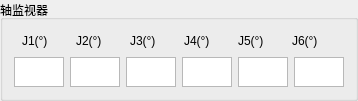
         <widget class="QGroupBox" name="groupBox_3">
          <property name="title">
           <string>轴监视器</string>
          </property>
          <layout class="QVBoxLayout" name="verticalLayout_5">
           <item>
            <layout class="QHBoxLayout" name="horizontalLayout_4">
             <item>
              <widget class="QLabel" name="label_J1">
               <property name="minimumSize">
                <size>
                 <width>40</width>
                 <height>20</height>
                </size>
               </property>
               <property name="maximumSize">
                <size>
                 <width>40</width>
                 <height>20</height>
                </size>
               </property>
               <property name="text">
                <string>J1(°)</string>
               </property>
              </widget>
             </item>
             <item>
              <widget class="QLabel" name="label_J2">
               <property name="minimumSize">
                <size>
                 <width>40</width>
                 <height>20</height>
                </size>
               </property>
               <property name="maximumSize">
                <size>
                 <width>40</width>
                 <height>20</height>
                </size>
               </property>
               <property name="text">
                <string>J2(°)</string>
               </property>
              </widget>
             </item>
             <item>
              <widget class="QLabel" name="label_J3">
               <property name="minimumSize">
                <size>
                 <width>40</width>
                 <height>20</height>
                </size>
               </property>
               <property name="maximumSize">
                <size>
                 <width>40</width>
                 <height>20</height>
                </size>
               </property>
               <property name="text">
                <string>J3(°)</string>
               </property>
              </widget>
             </item>
             <item>
              <widget class="QLabel" name="label_J4">
               <property name="minimumSize">
                <size>
                 <width>40</width>
                 <height>20</height>
                </size>
               </property>
               <property name="maximumSize">
                <size>
                 <width>40</width>
                 <height>20</height>
                </size>
               </property>
               <property name="text">
                <string>J4(°)</string>
               </property>
              </widget>
             </item>
             <item>
              <widget class="QLabel" name="label_J5">
               <property name="minimumSize">
                <size>
                 <width>40</width>
                 <height>20</height>
                </size>
               </property>
               <property name="maximumSize">
                <size>
                 <width>40</width>
                 <height>20</height>
                </size>
               </property>
               <property name="text">
                <string>J5(°)</string>
               </property>
              </widget>
             </item>
             <item>
              <widget class="QLabel" name="label_J6">
               <property name="minimumSize">
                <size>
                 <width>40</width>
                 <height>20</height>
                </size>
               </property>
               <property name="maximumSize">
                <size>
                 <width>40</width>
                 <height>20</height>
                </size>
               </property>
               <property name="text">
                <string>J6(°)</string>
               </property>
              </widget>
             </item>
            </layout>
           </item>
           <item>
            <layout class="QHBoxLayout" name="horizontalLayout_3" stretch="1,1,1,1,1,1">
             <item>
              <widget class="QTextBrowser" name="textBrowser_J1">
               <property name="sizePolicy">
                <sizepolicy hsizetype="Preferred" vsizetype="Preferred">
                 <horstretch>0</horstretch>
                 <verstretch>0</verstretch>
                </sizepolicy>
               </property>
               <property name="minimumSize">
                <size>
                 <width>50</width>
                 <height>30</height>
                </size>
               </property>
               <property name="maximumSize">
                <size>
                 <width>40</width>
                 <height>30</height>
                </size>
               </property>
              </widget>
             </item>
             <item>
              <widget class="QTextBrowser" name="textBrowser_J2">
               <property name="sizePolicy">
                <sizepolicy hsizetype="Preferred" vsizetype="Preferred">
                 <horstretch>0</horstretch>
                 <verstretch>0</verstretch>
                </sizepolicy>
               </property>
               <property name="minimumSize">
                <size>
                 <width>50</width>
                 <height>30</height>
                </size>
               </property>
               <property name="maximumSize">
                <size>
                 <width>40</width>
                 <height>30</height>
                </size>
               </property>
              </widget>
             </item>
             <item>
              <widget class="QTextBrowser" name="textBrowser_J3">
               <property name="sizePolicy">
                <sizepolicy hsizetype="Preferred" vsizetype="Preferred">
                 <horstretch>0</horstretch>
                 <verstretch>0</verstretch>
                </sizepolicy>
               </property>
               <property name="minimumSize">
                <size>
                 <width>50</width>
                 <height>30</height>
                </size>
               </property>
               <property name="maximumSize">
                <size>
                 <width>40</width>
                 <height>30</height>
                </size>
               </property>
              </widget>
             </item>
             <item>
              <widget class="QTextBrowser" name="textBrowser_J4">
               <property name="sizePolicy">
                <sizepolicy hsizetype="Preferred" vsizetype="Preferred">
                 <horstretch>0</horstretch>
                 <verstretch>0</verstretch>
                </sizepolicy>
               </property>
               <property name="minimumSize">
                <size>
                 <width>50</width>
                 <height>30</height>
                </size>
               </property>
               <property name="maximumSize">
                <size>
                 <width>40</width>
                 <height>30</height>
                </size>
               </property>
              </widget>
             </item>
             <item>
              <widget class="QTextBrowser" name="textBrowser_J5">
               <property name="sizePolicy">
                <sizepolicy hsizetype="Preferred" vsizetype="Preferred">
                 <horstretch>0</horstretch>
                 <verstretch>0</verstretch>
                </sizepolicy>
               </property>
               <property name="minimumSize">
                <size>
                 <width>50</width>
                 <height>30</height>
                </size>
               </property>
               <property name="maximumSize">
                <size>
                 <width>40</width>
                 <height>30</height>
                </size>
               </property>
              </widget>
             </item>
             <item>
              <widget class="QTextBrowser" name="textBrowser_J6">
               <property name="sizePolicy">
                <sizepolicy hsizetype="Preferred" vsizetype="Preferred">
                 <horstretch>0</horstretch>
                 <verstretch>0</verstretch>
                </sizepolicy>
               </property>
               <property name="minimumSize">
                <size>
                 <width>50</width>
                 <height>30</height>
                </size>
               </property>
               <property name="maximumSize">
                <size>
                 <width>40</width>
                 <height>30</height>
                </size>
               </property>
              </widget>
             </item>
            </layout>
           </item>
          </layout>
         </widget>
